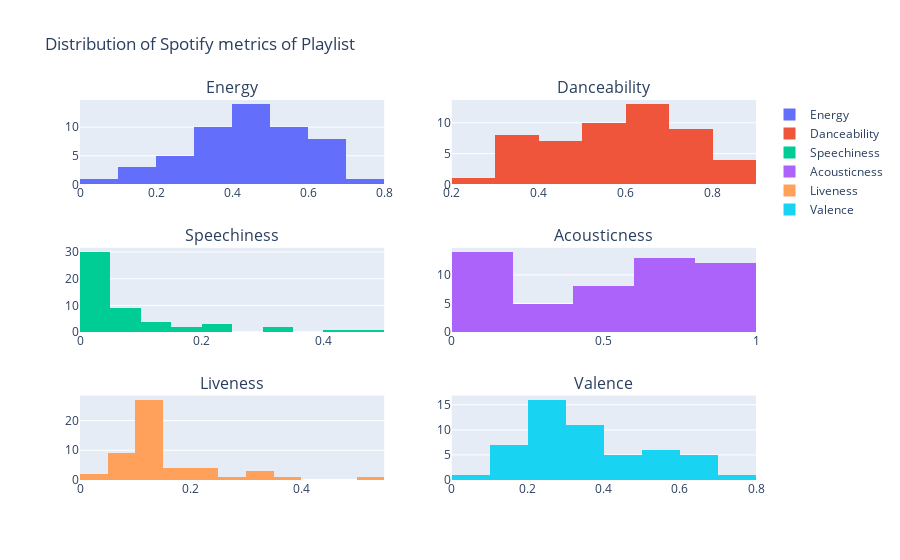

The notebook cell this image was saved under:
### Code cell
fig = make_subplots(rows=3, cols=2,
                    subplot_titles=['Energy', 'Danceability', 'Speechiness',
                                    'Acousticness', 'Liveness', 'Valence'])
fig.add_trace(go.Histogram(x=FeatureDF['energy'], name='Energy'), row=1, col=1)
fig.add_trace(go.Histogram(
    x=FeatureDF['danceability'], name='Danceability'), row=1, col=2)
fig.add_trace(go.Histogram(
    x=FeatureDF['speechiness'], name='Speechiness'), row=2, col=1)
fig.add_trace(go.Histogram(
    x=FeatureDF['acousticness'], name='Acousticness'), row=2, col=2)
fig.add_trace(go.Histogram(
    x=FeatureDF['liveness'], name='Liveness'), row=3, col=1)
fig.add_trace(go.Histogram(
    x=FeatureDF['valence'], name='Valence'), row=3, col=2)
fig.update_layout(title="Distribution of Spotify metrics of Playlist")
fig.show()

### Figure 1 — Plotly figure (JSON) as saved in the notebook; plotly's stock layout.template omitted (floating-point values rounded to 4 significant figures)
{"data": [{"name": "Energy", "type": "histogram", "x": [0.356, 0.31, 0.525, 0.678, 0.669, 0.247, 0.58, 0.459, 0.481, 0.488, 0.254, 0.786, 0.543, 0.599, 0.675, 0.667, 0.415, 0.39, 0.436, 0.277, 0.39, 0.589, 0.661, 0.35, 0.364, 0.459, 0.429, 0.458, 0.229, 0.501, 0.436, 0.454, 0.543, 0.405, 0.446, 0.516, 0.313, 0.56, 0.161, 0.265, 0.381, 0.349, 0.451, 0.301, 0.588, 0.172, 0.0948, 0.199, 0.625, 0.676, 0.639, 0.449], "xaxis": "x", "yaxis": "y"}, {"name": "Danceability", "type": "histogram", "x": [0.786, 0.348, 0.611, 0.533, 0.481, 0.36, 0.358, 0.693, 0.661, 0.606, 0.541, 0.814, 0.824, 0.738, 0.742, 0.552, 0.661, 0.739, 0.756, 0.659, 0.784, 0.58, 0.679, 0.666, 0.831, 0.601, 0.432, 0.534, 0.49, 0.735, 0.656, 0.677, 0.696, 0.504, 0.502, 0.507, 0.439, 0.338, 0.401, 0.747, 0.512, 0.254, 0.317, 0.37, 0.435, 0.364, 0.338, 0.43, 0.585, 0.721, 0.833, 0.678], "xaxis": "x2", "yaxis": "y2"}, {"name": "Speechiness", "type": "histogram", "x": [0.0462, 0.0413, 0.0354, 0.0256, 0.455, 0.0396, 0.045, 0.0407, 0.0294, 0.0255, 0.0387, 0.232, 0.209, 0.0393, 0.0907, 0.333, 0.183, 0.0918, 0.0457, 0.119, 0.0615, 0.327, 0.124, 0.0389, 0.124, 0.44, 0.0293, 0.233, 0.0273, 0.167, 0.0744, 0.0673, 0.0454, 0.0515, 0.0365, 0.106, 0.0291, 0.0298, 0.0372, 0.0354, 0.0258, 0.0379, 0.0347, 0.0322, 0.0336, 0.0335, 0.0434, 0.0348, 0.0765, 0.045, 0.0676, 0.0869], "xaxis": "x3", "yaxis": "y3"}, {"name": "Acousticness", "type": "histogram", "x": [0.771, 0.845, 0.767, 0.663, 0.92, 0.838, 0.768, 0.733, 0.662, 0.597, 0.929, 0.069, 0.101, 0.434, 0.139, 0.0381, 0.0202, 0.0475, 0.0554, 0.443, 0.286, 0.343, 0.0641, 0.204, 0.0268, 0.195, 0.0095, 0.299, 0.804, 0.627, 0.845, 0.83, 0.438, 0.786, 0.466, 0.457, 0.692, 0.204, 0.781, 0.745, 0.784, 0.85, 0.537, 0.845, 0.735, 0.92, 0.884, 0.906, 0.0444, 0.0052, 0.152, 0.477], "xaxis": "x4", "yaxis": "y4"}, {"name": "Liveness", "type": "histogram", "x": [0.1, 0.111, 0.112, 0.145, 0.139, 0.104, 0.127, 0.12, 0.0789, 0.184, 0.101, 0.0976, 0.178, 0.13, 0.167, 0.0777, 0.31, 0.0732, 0.309, 0.128, 0.139, 0.121, 0.0976, 0.238, 0.0736, 0.144, 0.136, 0.095, 0.126, 0.104, 0.221, 0.274, 0.394, 0.102, 0.331, 0.128, 0.0464, 0.108, 0.118, 0.11, 0.109, 0.234, 0.0898, 0.113, 0.156, 0.0916, 0.1, 0.145, 0.0376, 0.205, 0.101, 0.536], "xaxis": "x5", "yaxis": "y5"}, {"name": "Valence", "type": "histogram", "x": [0.519, 0.0474, 0.299, 0.683, 0.351, 0.279, 0.352, 0.35, 0.154, 0.468, 0.251, 0.797, 0.548, 0.575, 0.679, 0.348, 0.286, 0.285, 0.228, 0.24, 0.316, 0.363, 0.388, 0.272, 0.649, 0.231, 0.205, 0.275, 0.281, 0.551, 0.196, 0.273, 0.3, 0.176, 0.311, 0.486, 0.243, 0.576, 0.112, 0.2, 0.114, 0.303, 0.459, 0.149, 0.516, 0.105, 0.237, 0.477, 0.666, 0.394, 0.448, 0.606], "xaxis": "x6", "yaxis": "y6"}], "layout": {"annotations": [{"font": {"size": 16}, "showarrow": false, "text": "Energy", "x": 0.225, "xanchor": "center", "xref": "paper", "y": 1, "yanchor": "bottom", "yref": "paper"}, {"font": {"size": 16}, "showarrow": false, "text": "Danceability", "x": 0.775, "xanchor": "center", "xref": "paper", "y": 1, "yanchor": "bottom", "yref": "paper"}, {"font": {"size": 16}, "showarrow": false, "text": "Speechiness", "x": 0.225, "xanchor": "center", "xref": "paper", "y": 0.6111, "yanchor": "bottom", "yref": "paper"}, {"font": {"size": 16}, "showarrow": false, "text": "Acousticness", "x": 0.775, "xanchor": "center", "xref": "paper", "y": 0.6111, "yanchor": "bottom", "yref": "paper"}, {"font": {"size": 16}, "showarrow": false, "text": "Liveness", "x": 0.225, "xanchor": "center", "xref": "paper", "y": 0.2222, "yanchor": "bottom", "yref": "paper"}, {"font": {"size": 16}, "showarrow": false, "text": "Valence", "x": 0.775, "xanchor": "center", "xref": "paper", "y": 0.2222, "yanchor": "bottom", "yref": "paper"}], "title": {"text": "Distribution of Spotify metrics of Playlist"}, "xaxis": {"anchor": "y", "domain": [0, 0.45]}, "xaxis2": {"anchor": "y2", "domain": [0.55, 1]}, "xaxis3": {"anchor": "y3", "domain": [0, 0.45]}, "xaxis4": {"anchor": "y4", "domain": [0.55, 1]}, "xaxis5": {"anchor": "y5", "domain": [0, 0.45]}, "xaxis6": {"anchor": "y6", "domain": [0.55, 1]}, "yaxis": {"anchor": "x", "domain": [0.7778, 1]}, "yaxis2": {"anchor": "x2", "domain": [0.7778, 1]}, "yaxis3": {"anchor": "x3", "domain": [0.3889, 0.6111]}, "yaxis4": {"anchor": "x4", "domain": [0.3889, 0.6111]}, "yaxis5": {"anchor": "x5", "domain": [0, 0.2222]}, "yaxis6": {"anchor": "x6", "domain": [0, 0.2222]}}}
